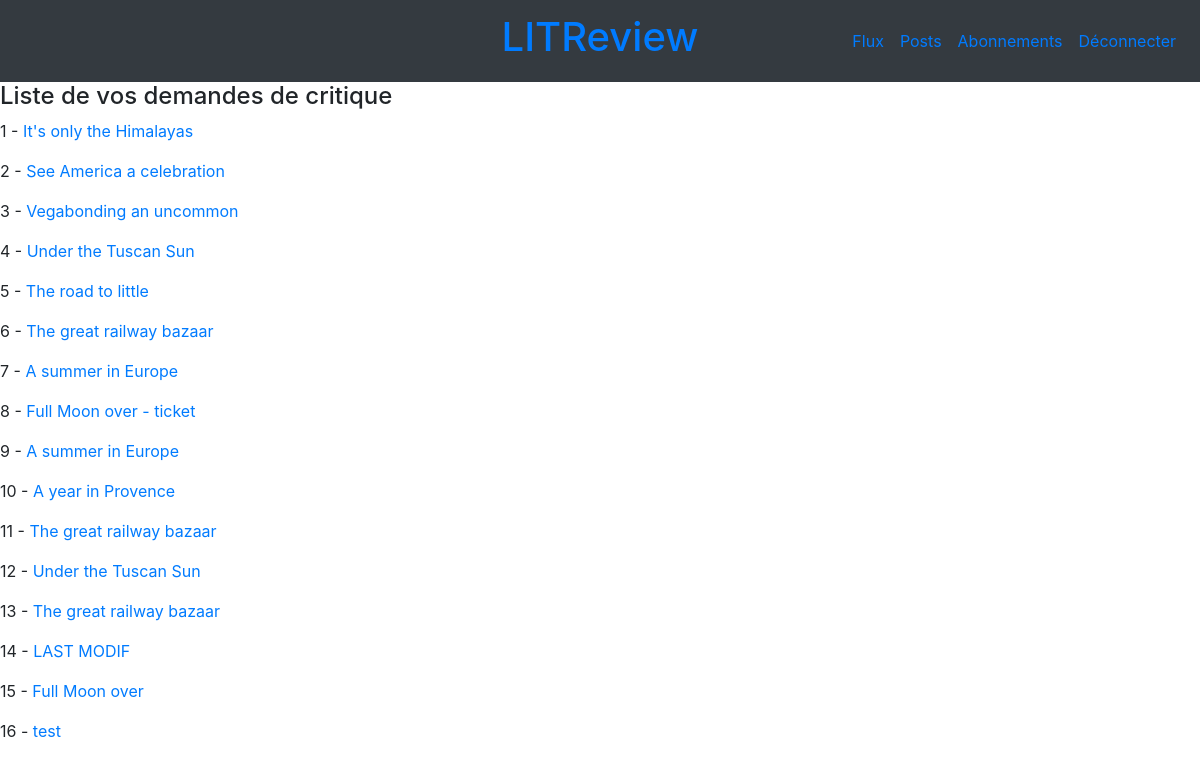
The page /tickets/list/ (signed in) on the database its author committed.
### reviews/models.py (models this page shows, shortened)
class Ticket(models.Model):
    title = models.CharField(max_length=128)
    description = models.TextField(max_length=2048, blank=True)
    user = models.ForeignKey(to=settings.AUTH_USER_MODEL, on_delete=models.CASCADE, related_name='tickets')
    image = models.ImageField(null=True, blank=True, upload_to="images/")
    time_created = models.DateTimeField(auto_now_add=True)
    def get_absolute_url(self):
        return reverse("reviews:ticket-detail",  kwargs={"pk": self.id})

### reviews/views.py (the view)
# urls.py: path('tickets/list/', views.TicketListView.as_view(), name='ticket-list'),
class TicketListView(ListView):
    template_name = 'tickets/ticket_list.html'
    queryset = Ticket.objects.all()

### reviews/templates/tickets/ticket_list.html
{% extends 'reviews/header.html' %}
{% block content %}
     <h4>Liste de vos demandes de critique</h4>
     {% for instance in object_list %}
          <p>{{ forloop.counter }} - <a href='{{ instance.get_absolute_url }}'>{{ instance.title }}</a></p>
     {% endfor %}
{% endblock %}

### rows shown on the page
Ticket: title "It's only the Himalayas"
Ticket: title "See America a celebration"
Ticket: title "Vegabonding an uncommon"
Ticket: title "Under the Tuscan Sun"
Ticket: title "The road to little"
Ticket: title "The great railway bazaar"
Ticket: title "A summer in Europe"
Ticket: title "Full Moon over - ticket"
Ticket: title "A summer in Europe"
Ticket: title "A year in Provence"
Ticket: title "The great railway bazaar"
Ticket: title "Under the Tuscan Sun"
Ticket: title "The great railway bazaar"
Ticket: title "LAST MODIF"
Ticket: title "Full Moon over"
Ticket: title "test"
